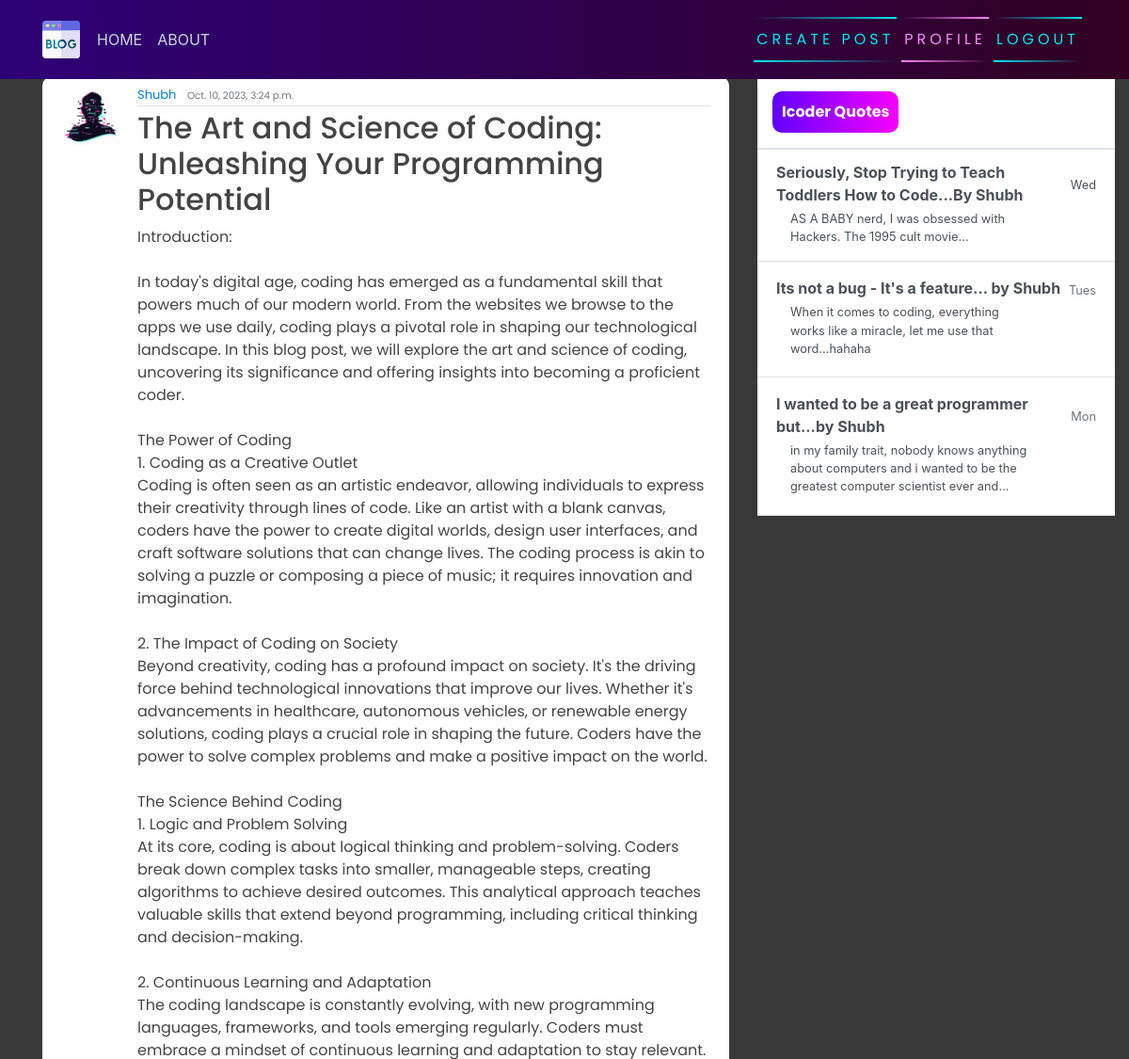
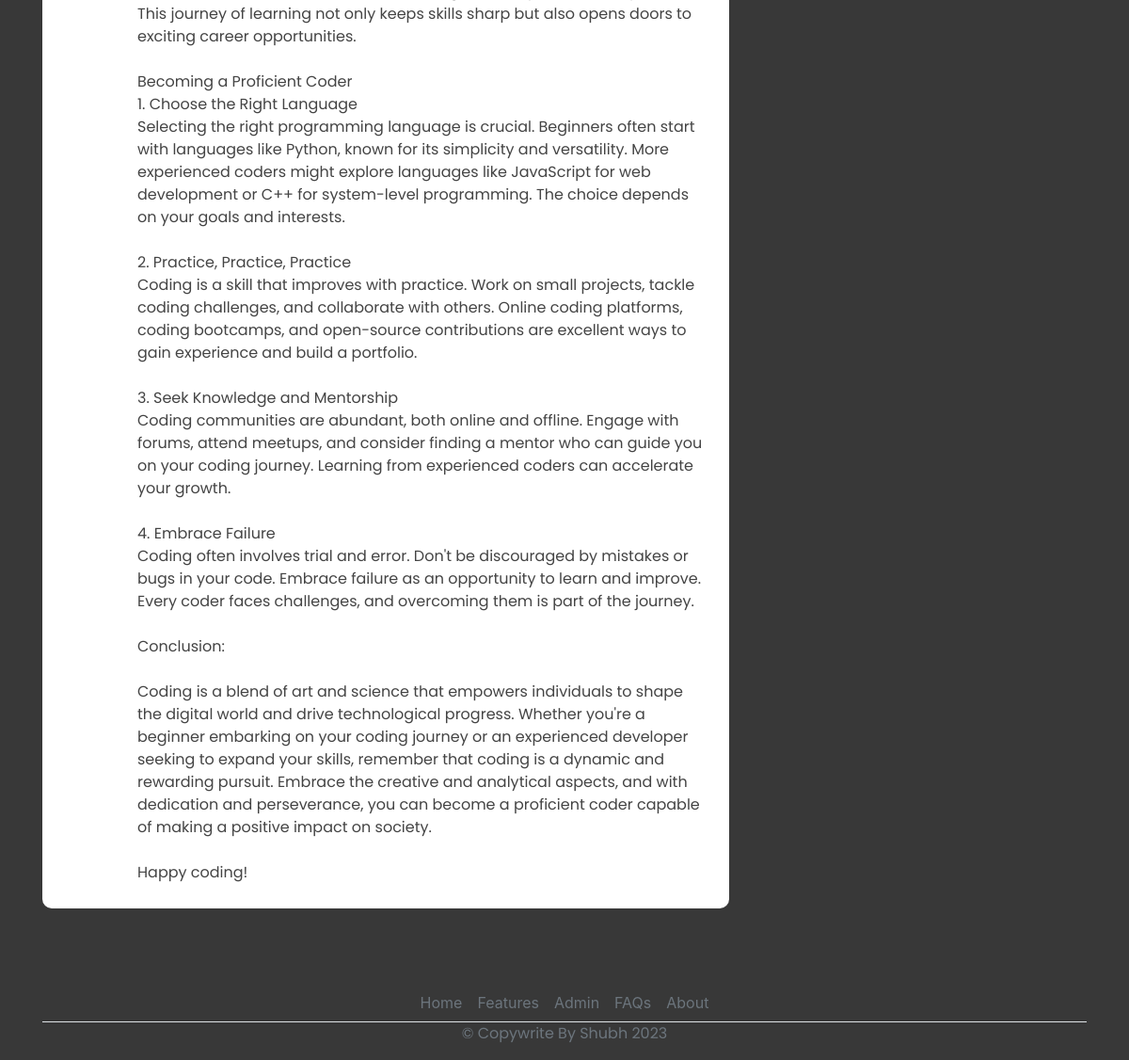
Page / (signed in) on the committed database (2 pictures, top to bottom).
### blog/models.py (models this page shows, shortened)
class Post(models.Model):
    title = models.CharField(max_length=200)
    content = models.TextField()
    date_posted = models.DateTimeField(default=timezone.now)
    author = models.ForeignKey(User, on_delete=models.CASCADE)

### users/models.py (models this page shows, shortened)
class Profile(models.Model):
    user = models.OneToOneField(User, on_delete=models.CASCADE)
    image = models.ImageField(default='default.jpg', upload_to='profile_pics')

### blog/views.py (the view)
# urls.py: path('', PostListView.as_view(), name="blog-home"),
class PostListView(LoginRequiredMixin, ListView):
    model = Post
    template_name = 'blog/home.html'
    context_object_name = 'posts'
    ordering = ["-date_posted"]

### blog/templates/blog/home.html
{% extends 'blog/base.html' %}
{% block content %}
    {% for posts in posts %}
        <article class="media content-section">
            <img class="rounded-cirlce article-img" src="{{ posts.author.profile.image.url }}" alt="">
            <div class="media-body">
              <div class="article-metadata">
                <a class="mr-2" href="#">{{ posts.author }}</a>
                <small class="text-muted">{{ posts.date_posted }}</small>
              </div>
              <h2><a class="article-title" href="{% url 'blog-detail' posts.id %}">{{ posts.title }}</a></h2>
              <p class="article-content">{{ posts.content }}</p>
            </div>
            <br>
          </article>
    {% endfor  %}
{% endblock content %}

### blog/templates/blog/base.html (shortened to what this page needs)
{% load static %}
<!DOCTYPE html>
<html>
<head>
    <link rel="stylesheet" href="https://maxcdn.bootstrapcdn.com/bootstrap/4.0.0/css/bootstrap.min.css">
    <link rel="stylesheet" href="{% static 'blog/main.css' %}">
</head>
<body>
    <header class="site-header">
      <nav class="navbar navbar-expand-md navbar-dark bg-steel fixed-top">
        <div class="container">
          <div class="collapse navbar-collapse" id="navbarToggle">
            <div class="navbar-nav mr-auto">
                {% if user.is_authenticated %}
              <a class="nav-item nav-link" href="{% url 'blog-home' %}">HOME</a>
              <a class="nav-item nav-link" href="{% url 'blog-about' %}">ABOUT</a>
            </div>
            <div class="navbar-nav">
                <a href="{% url 'blog-new' %}" id="auth-links">
                <span></span>
                <span></span>
                Create Post
            </a>
                <a href="{% url 'profile' %}" id="auth-links">
                <span></span>
                <span></span>
                Profile
            </a>
                <a href="{% url 'logout' %}" id="auth-links">
                <span></span>
                <span></span>
                Logout
            </a>
                {% endif %}
            </div>
          </div>
        </div>
      </nav>
    </header>
    <main role="main" class="container">
      <div class="row">
          <div class="col-md-8">
          </div>
        <div class="col-md-8">
           {% block content %}{% endblock %}
        </div>
        <div class="col-md-4">
          <div class="content-sectionw">
            <div class="d-flex flex-column align-items-stretch flex-shrink-0 bg-white" style="width: 380px;" style="padding-top: 120px;">
                <a id="list-group" style="text-decoration: none;" href="" class="d-flex align-items-center flex-shrink-0 p-3 link-dark text-decoration-none border-bottom">
                  <span class="fs-5 fw-semibold" id="gist-btn">Icoder Quotes</span>
                </a>
                <div class="list-group list-group-flush border-bottom scrollarea">
                  <a href="#" class="list-group-item list-group-item-action  lh-tight" aria-current="true">
                    <div class="d-flex w-100 align-items-center justify-content-between">
                      <strong class="mb-1">Seriously, Stop Trying to Teach Toddlers How to Code...By Shubh
                    </strong>
                      <small>Wed</small>
                    </div>
                    <div class="col-10 mb-1 small">AS A BABY nerd, I was obsessed with Hackers. The 1995 cult movie... </div>
                  </a>
                  <a href="#" class="list-group-item list-group-item-action py-3 lh-tight">
                    <div class="d-flex w-100 align-items-center justify-content-between">
                      <strong class="mb-1">Its not a bug - It's a feature... by Shubh</strong>
                      <small class="text-muted">Tues</small>
                    </div>
                    <div class="col-10 mb-1 small">When it comes to coding, everything works like a miracle, let me use that word...hahaha</div>
                  </a>
                  <a href="#" class="list-group-item list-group-item-action py-3 lh-tight">
                    <div class="d-flex w-100 align-items-center justify-content-between">
                      <strong class="mb-1">I wanted to be a great programmer but...by Shubh</strong>
                      <small class="text-muted">Mon</small>
                    </div>
                    <div class="col-10 mb-1 small">in my family trait, nobody knows anything about computers and i wanted to be the greatest computer scientist ever and...</div>
                  </a>
                </div>
              </div>
          </div>
        </div>
      </div>
        <footer class="" >
          <ul class="nav justify-content-center border-bottom"  style="margin-top: 60px;">
            <li class="nav-item"><a href="#" class="nav-link px-2 text-muted">Home</a></li>
            <li class="nav-item"><a href="#" class="nav-link px-2 text-muted">Features</a></li>
            <li class="nav-item"><a href="admin/" class="nav-link px-2 text-muted">Admin</a></li>
            <li class="nav-item"><a href="#" class="nav-link px-2 text-muted">FAQs</a></li>
            <li class="nav-item"><a href="#" class="nav-link px-2 text-muted">About</a></li>
          </ul>
          <p class="text-center text-muted">&copy; Copywrite By Shubh 2023</p>
        </footer>
    </main>
</body>
</html>

### blog/static/blog/main.css (style rules this page uses)
body { background-color: rgb(56, 56, 56); margin-top: 5rem; background-size: contain; background-repeat: no-repeat; }
h1, h2, h3, h4, h5, h6, p { color: #444444; font-family: 'Poppins', sans-serif; }
ul { margin: 0; }
.bg-steel { background: linear-gradient(270deg, rgb(49, 0, 33) 0%, rgb(46, 0, 119) 100%); }
.site-header .navbar-nav .nav-link { color: #cbd5db; }
.content-section { background: #ffffff; padding: 10px 20px; border-radius: 10px; margin-bottom: 20px; }
.article-title { color: #444444; }
.article-content { white-space: pre-line; }
.article-img { height: 65px; width: 65px; margin-right: 16px; }
.article-metadata { font-family: 'Poppins', sans-serif; padding-bottom: 1px; margin-bottom: 4px; font-size: 13px; border-bottom: 1px solid #e3e3e3 }
svg { width: 50px; height: 50px; }
#auth-links { font-family: 'Poppins', sans-serif; position: relative; display: inline-block; padding: 12px 3px; margin: 10px 0; color: #03e9f4; text-decoration: none; text-transform: uppercase; transition: 0.5s; letter-spacing: 4px; overflow: hidden; margin-right: 5px; }
#auth-links:nth-child(2) { filter: hue-rotate(110deg); }
#auth-links span { position: absolute; display: block; }
#auth-links span:nth-child(1) { top: 0; left: 0; width: 100%; height: 2px; background: linear-gradient(90deg,transparent,#03e9f4); animation: animate1 1s linear infinite; }
#auth-links span:nth-child(3) { bottom: 0; right: 0; width: 100%; height: 2px; background: linear-gradient(270deg,transparent,#03e9f4); animation: animate3 1s linear infinite; animation-delay: 0.50s; }
#gist-btn { color: black; background: linear-gradient(270deg, rgb(247, 0, 255) 0%, rgb(98, 0, 255) 100%); padding: 10px; color: white; font-family: 'Poppins', sans-serif; font-weight: bold; border-radius: 10px; }

### rows in the picture
Post: author.profile.image (placeholder picture), author "Shubh", date_posted "Oct. 10, 2023, 3:24 p.m.", title "The Art and Science of Coding: Unleashing Your Programming Potential", content "Introduction: In today's digital age, coding has emerged as a fundamental skill that powers much of our modern world. From the websites we browse to the apps we use daily, coding plays a pivotal role in shaping our technological landscape. In this blog post, we will explore the art and science of coding, uncovering its significance and offering insights into becoming a proficient coder. The Power of Coding 1. Coding as a Creative Outlet Coding is often seen as an artistic endeavor, allowing individuals to express their creativity through lines of code. Like an artist with a blank canvas, coders have the power to create digital worlds, design user interfaces, and craft software solutions…"
